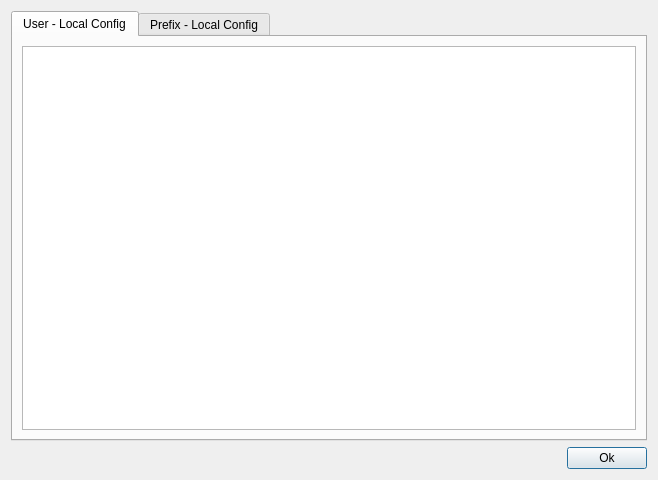
<?xml version="1.0" encoding="UTF-8"?>
<ui version="4.0">
 <class>RunningConfigDialog</class>
 <widget class="QDialog" name="RunningConfigDialog">
  <property name="geometry">
   <rect>
    <x>0</x>
    <y>0</y>
    <width>658</width>
    <height>480</height>
   </rect>
  </property>
  <property name="focusPolicy">
   <enum>Qt::TabFocus</enum>
  </property>
  <property name="windowTitle">
   <string>Running Config</string>
  </property>
  <layout class="QGridLayout" name="gridLayout">
   <item row="2" column="0" alignment="Qt::AlignRight">
    <widget class="QPushButton" name="pushButton">
     <property name="text">
      <string>Ok</string>
     </property>
    </widget>
   </item>
   <item row="0" column="0">
    <widget class="QTabWidget" name="tabWidget">
     <property name="focusPolicy">
      <enum>Qt::TabFocus</enum>
     </property>
     <property name="contextMenuPolicy">
      <enum>Qt::NoContextMenu</enum>
     </property>
     <property name="layoutDirection">
      <enum>Qt::LeftToRight</enum>
     </property>
     <property name="autoFillBackground">
      <bool>false</bool>
     </property>
     <property name="styleSheet">
      <string notr="true"/>
     </property>
     <property name="currentIndex">
      <number>0</number>
     </property>
     <widget class="QWidget" name="tab">
      <attribute name="title">
       <string>User - Local Config</string>
      </attribute>
      <layout class="QVBoxLayout" name="verticalLayout_2">
       <item>
        <widget class="QTextEdit" name="textEdit">
         <property name="focusPolicy">
          <enum>Qt::TabFocus</enum>
         </property>
         <property name="contextMenuPolicy">
          <enum>Qt::NoContextMenu</enum>
         </property>
         <property name="styleSheet">
          <string notr="true"/>
         </property>
         <property name="tabChangesFocus">
          <bool>true</bool>
         </property>
         <property name="readOnly">
          <bool>true</bool>
         </property>
         <property name="html">
          <string>&lt;!DOCTYPE HTML PUBLIC &quot;-//W3C//DTD HTML 4.0//EN&quot; &quot;http://www.w3.org/TR/REC-html40/strict.dtd&quot;&gt;
&lt;html&gt;&lt;head&gt;&lt;meta name=&quot;qrichtext&quot; content=&quot;1&quot; /&gt;&lt;style type=&quot;text/css&quot;&gt;
p, li { white-space: pre-wrap; }
&lt;/style&gt;&lt;/head&gt;&lt;body style=&quot; font-family:'Ubuntu'; font-size:11pt; font-weight:400; font-style:normal;&quot;&gt;
&lt;p style=&quot;-qt-paragraph-type:empty; margin-top:0px; margin-bottom:0px; margin-left:0px; margin-right:0px; -qt-block-indent:0; text-indent:0px; font-family:'Cantarell';&quot;&gt;&lt;br /&gt;&lt;/p&gt;&lt;/body&gt;&lt;/html&gt;</string>
         </property>
         <property name="textInteractionFlags">
          <set>Qt::TextSelectableByMouse</set>
         </property>
        </widget>
       </item>
      </layout>
     </widget>
     <widget class="QWidget" name="tab_2">
      <attribute name="title">
       <string>Prefix - Local Config</string>
      </attribute>
      <layout class="QVBoxLayout" name="verticalLayout_3">
       <item>
        <widget class="QTextEdit" name="textEdit_2">
         <property name="focusPolicy">
          <enum>Qt::TabFocus</enum>
         </property>
         <property name="html">
          <string>&lt;!DOCTYPE HTML PUBLIC &quot;-//W3C//DTD HTML 4.0//EN&quot; &quot;http://www.w3.org/TR/REC-html40/strict.dtd&quot;&gt;
&lt;html&gt;&lt;head&gt;&lt;meta name=&quot;qrichtext&quot; content=&quot;1&quot; /&gt;&lt;style type=&quot;text/css&quot;&gt;
p, li { white-space: pre-wrap; }
&lt;/style&gt;&lt;/head&gt;&lt;body style=&quot; font-family:'Ubuntu'; font-size:11pt; font-weight:400; font-style:normal;&quot;&gt;
&lt;p style=&quot;-qt-paragraph-type:empty; margin-top:0px; margin-bottom:0px; margin-left:0px; margin-right:0px; -qt-block-indent:0; text-indent:0px; font-family:'Cantarell';&quot;&gt;&lt;br /&gt;&lt;/p&gt;&lt;/body&gt;&lt;/html&gt;</string>
         </property>
        </widget>
       </item>
      </layout>
     </widget>
    </widget>
   </item>
  </layout>
 </widget>
 <resources>
  <include location="../myicons.qrc"/>
 </resources>
 <connections/>
</ui>
